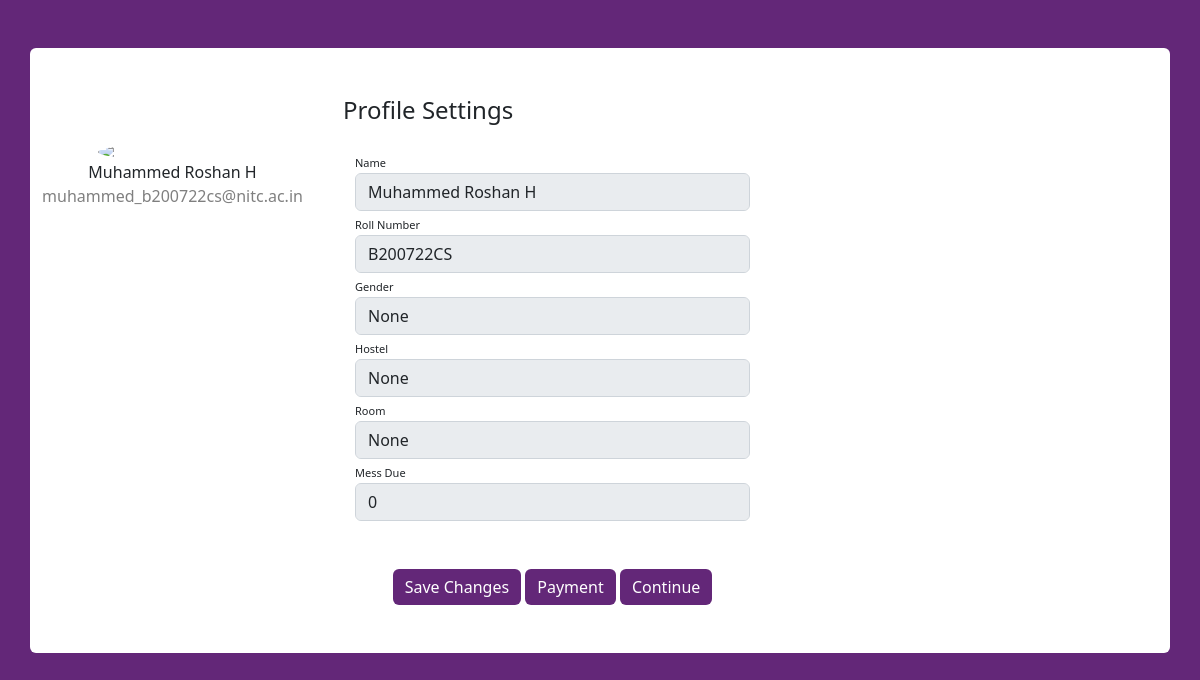
The app's page /B200722CS/profile, older data.
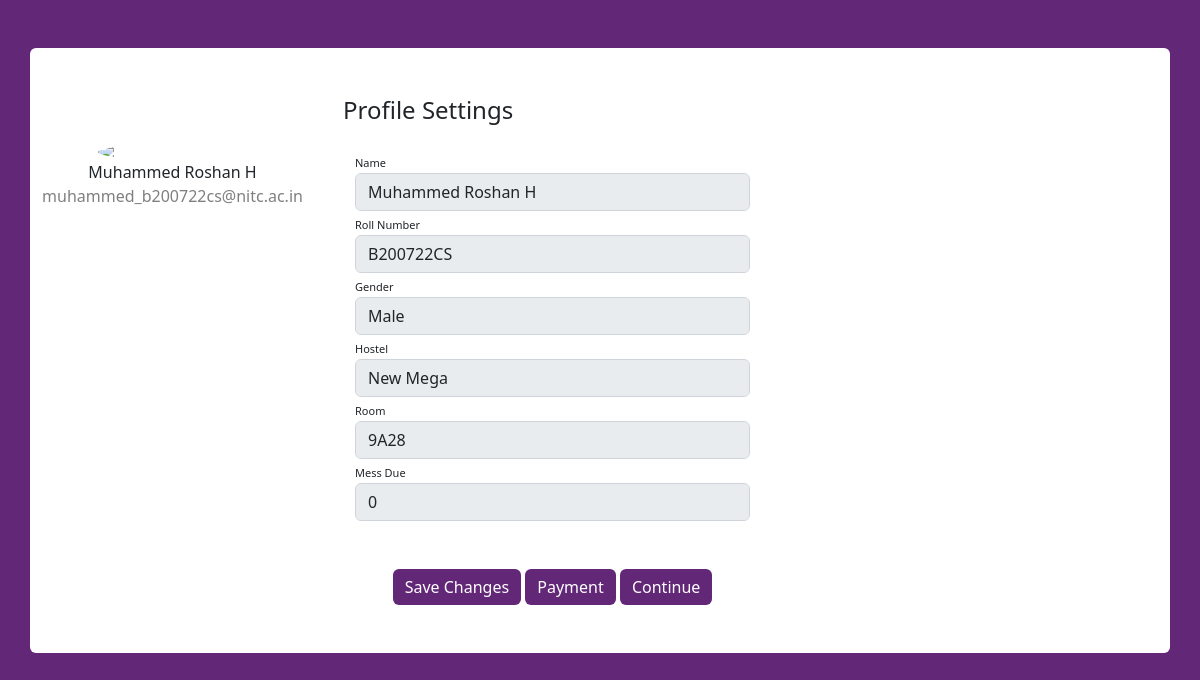
The same page, newer data.
### tables this page shows
CREATE TABLE student (
id integer primary key autoincrement,
username text not null,
name text not null,
pwd text not null,
gender text,
hostel text,
room text,
mess text,
due integer);

### mess.py (the view)
@app.route('/<username>/profile',methods=('GET','POST'))
def show_profile(username):
	user = get_post_student(username)
	name=user['name']
	fname=name.split()
	email=fname[0].lower()+'_'+username.lower()+'@nitc.ac.in'
	if request.method == 'POST':
		if request.form['action'] == 'continue':
			return redirect(url_for('mess_preference',username=username))
	return render_template('show_profile.html',user=user,email=email)

### mess.py (called while the page is built)
def connect_db():
	conn=sqlite3.connect('database.db')
	conn.row_factory=sqlite3.Row
	return conn

def get_post_student(username):
	conn=connect_db()
	post=conn.execute('SELECT * FROM student where username = ?',(username,)).fetchone()
	conn.close()
	if post is None:
		abort(404)
	return post

### templates/show_profile.html (shortened to what this page needs)
<!DOCTYPE html>
<html lang="en" dir="ltr">
<head>
</head>
<link href="https://cdn.jsdelivr.net/npm/bootstrap@5.2.0-beta1/dist/css/bootstrap.min.css" rel="stylesheet">
<link rel="stylesheet" href="{{ url_for('static', filename='css/profile_style.css') }}">
<body>
  <div class="container rounded bg-white mt-5 mb-5">
    <div class="row">
      <div class="col-md-3 border-right">
        <div class="d-flex flex-column align-items-center text-center p-3 py-5"><img class="rounded-circle mt-5" width="150px"
            src="https://st3.depositphotos.com/15648834/17930/v/600/depositphotos_179308454-stock-illustration-unknown-person-silhouette-glasses-profile.jpg">
            <span class="font-weight-bold">{{ user['name'] }}</span>
            <span class="text-black-50">{{ email }}</span>
        </div>
      </div>
      <div class="col-md-5 border-right">
        <div class="p-3 py-5">
          <div class="d-flex justify-content-between align-items-center mb-3">
            <h4 class="text-right">Profile Settings</h4>
          </div>
          <form method=post>
            <div class="container">
                  <div class="row mt-3">
            <div class="col-md-12"><label class="labels">Name</label><input type="text" class="form-control" placeholder="Enter Name" value="{{ user['name'] }}" disabled></div>
            <div class="col-md-12"><label class="labels">Roll Number</label><input type="text" class="form-control" placeholder="Enter Roll Number" value="{{ user['username'] }}" disabled></div>
            <div class="col-md-12"><label for="gender" class="labels">Gender</label>
            <input type="text" name="gender" placeholder="Select gender" class="form-control" value="{{ request.form['gender'] or user['gender'] }}" disabled></input></div>
            <div class="col-md-12"><label for="hostel" class="labels">Hostel</label>
            <input type="text" name="hostel" placeholder="Enter Hostel Name" class="form-control" value="{{ request.form['hostel'] or user['hostel'] }}" disabled></input></div>
            <div class="col-md-12"><label for="room" class="labels">Room</label>
            <input type="text" name="room" placeholder="Enter Room no" class="form-control" value="{{ request.form['room'] or user['room'] }}" disabled></input></div>
            <div class="col-md-12"><label class="labels">Mess Due</label><input type="text" class="form-control" placeholder="Enter Mess Dues" value="{{ user['due'] }}" disabled></div>
          </div>
          <div class="mt-5 text-center">
          <button class="btn btn-dark profile-button" type="submit" name="action" value="save">Save Changes</button>
          <button class="btn btn-dark profile-button" type="submit" name="action" value="payment">Payment</button>
          <button class="btn btn-dark profile-button" type="submit" name="action" value="continue">Continue</button>
            </div>
        </form>
          </div>
      </div>
    </div>
  </div>
</body>
</html>

### static/css/profile_style.css (style rules this page uses)
body { background: rgb(99, 39, 120) }
.profile-button { background: rgb(99, 39, 120); box-shadow: none; border: none }
.labels { font-size: 11px }

Row changes from the older to the newer data that the page shows:
changed student "Muhammed Roshan H": gender (not shown) → "Male"; hostel (not shown) → "New Mega"; room (not shown) → "9A28"
Text that changed along with them:
form field gender: "None" → (not shown)
form field hostel: "None" → (not shown)
form field room: "None" → (not shown)
